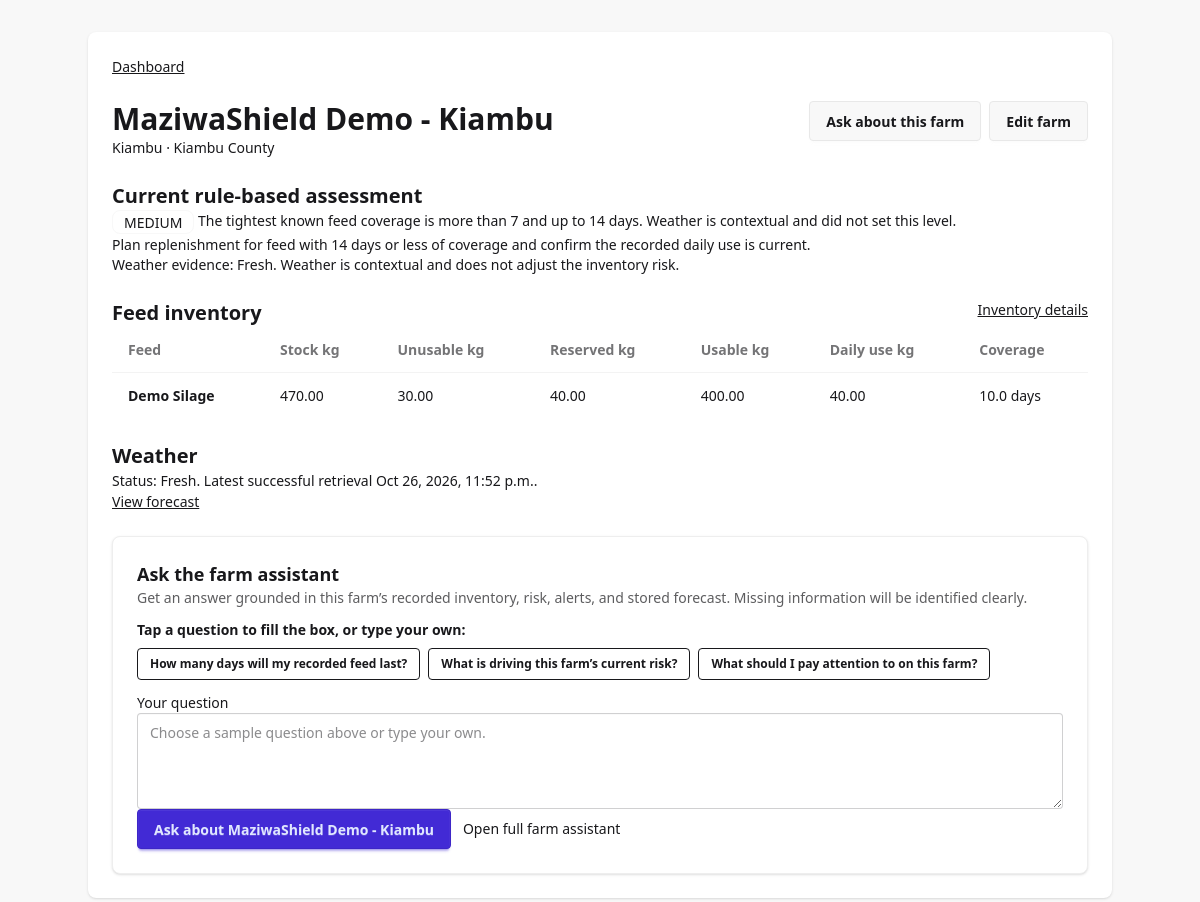
The app's page /farms/3/ (signed in), older data.
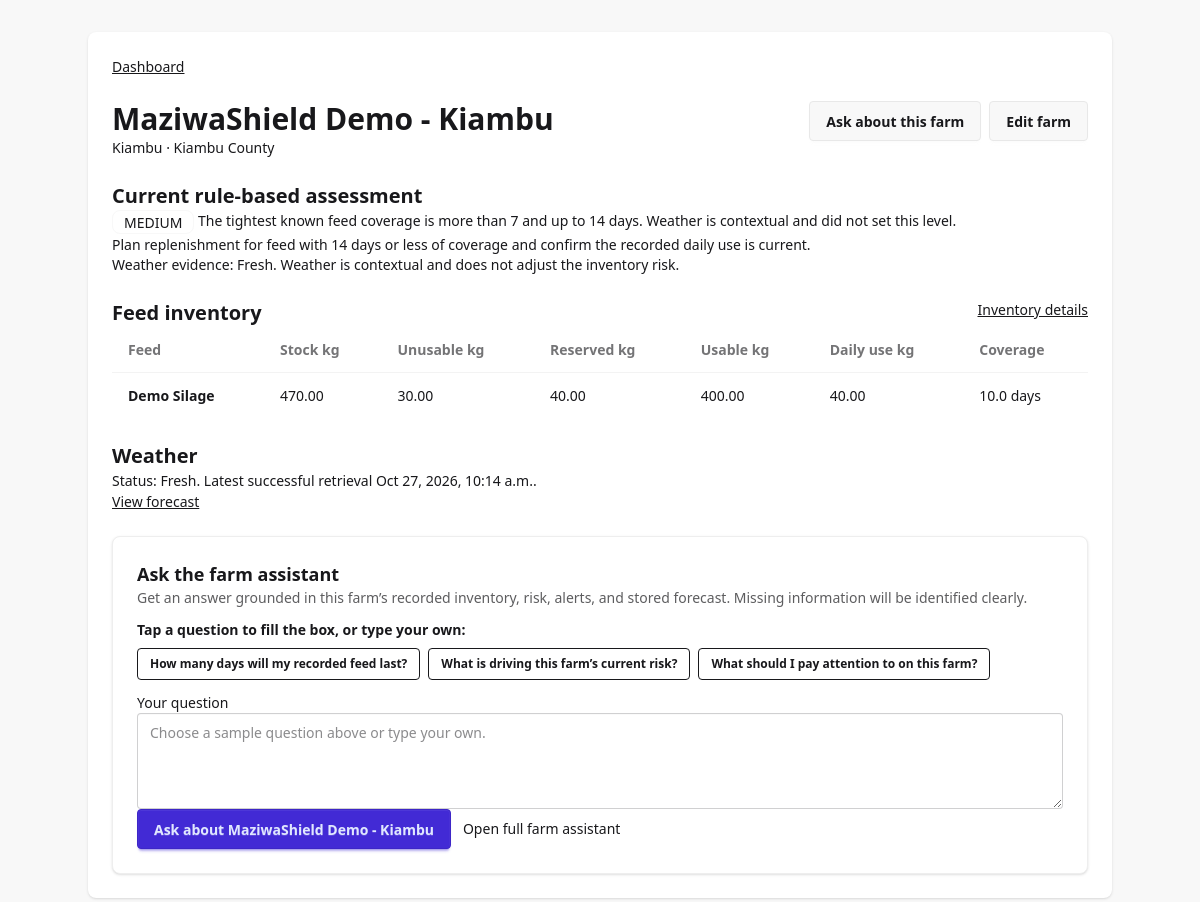
The same page, newer data.
### weather/models.py (models this page shows, shortened)
class WeatherForecastRun(models.Model):
    class Source(models.TextChoices):
        OPEN_METEO = "open_meteo", "Open-Meteo"
    class Status(models.TextChoices):
        SUCCESS = "SUCCESS", "Success"
        PARTIAL = "PARTIAL", "Partial"
        FAILED = "FAILED", "Failed"
    farm = models.ForeignKey(
        "farms.Farm",
        on_delete=models.CASCADE,
        related_name="weather_forecast_runs",
    )
    source = models.CharField(max_length=100, choices=Source.choices)
    fetched_at = models.DateTimeField(default=timezone.now)
    requested_latitude = models.DecimalField(
        max_digits=9,
        decimal_places=6,
        null=True,
        blank=True,
    )
    requested_longitude = models.DecimalField(
        max_digits=9,
        decimal_places=6,
        null=True,
        blank=True,
    )
    provider_timezone = models.CharField(max_length=100, null=True, blank=True)
    status = models.CharField(max_length=10, choices=Status.choices)
    error_summary = models.CharField(max_length=255, null=True, blank=True)
    created_at = models.DateTimeField(auto_now_add=True)
    class Meta:
        ordering = ["-fetched_at", "-pk"]
        indexes = [
            models.Index(fields=["farm", "-fetched_at"], name="weather_run_farm_time_idx"),
            models.Index(
                fields=["farm", "status", "-fetched_at"],
                name="weather_run_usable_idx",
            ),
        ]

### core/views.py (the view)
# urls.py: path('farms/<int:farm_id>/', views.farm_detail, name="farm_detail"),
@login_required
def farm_detail(request, farm_id):
  from django.shortcuts import get_object_or_404
  from weather.services.forecasts import forecast_freshness, last_successful_retrieval
  from weather.views import _farm_local_today
  farm = get_object_or_404(Farm, pk=farm_id, owner=request.user)
  result = evaluate_farm_risk(farm, persist=False)
  today = _farm_local_today()
  return render(request, "farms/farm_detail.html", {
    "farm": farm, "risk": result, "inventory": farm.inventory.select_related("feed_type"),
    "weather": forecast_freshness(farm, today), "last_retrieval": last_successful_retrieval(farm),
  })

### farms/models.py (called while the page is built)
    @property
    def usable_stock_kg(self):
        return (
            self.stock_kg
            - self.unusable_kg
            - self.reserved_kg
        )

    @property
    def coverage_days(self):
        if self.daily_consumption_kg is None or self.daily_consumption_kg <= 0:
            return None
        return self.usable_stock_kg / self.daily_consumption_kg

### monitoring/services/risk.py (called while the page is built)
def _threshold(name, default):
    try:
        value = Decimal(str(getattr(settings, name, default)))
    except (InvalidOperation, TypeError, ValueError):
        return default
    if not value.is_finite() or value <= 0:
        return default
    return value

def _inventory_risk(coverage, high_days, medium_days):
    if coverage is None:
        return "UNKNOWN"
    if coverage <= high_days:
        return "HIGH"
    if coverage <= medium_days:
        return "MEDIUM"
    return "LOW"

def _farm_date(now):
    zone_name = getattr(settings, "WEATHER_PROVIDER_TIMEZONE", "Africa/Nairobi")
    try:
        zone = ZoneInfo(zone_name)
        return now.astimezone(zone).date()
    except (ZoneInfoNotFoundError, ValueError):
        return timezone.localdate(now)

### templates/farms/farm_detail.html
{% extends 'base.html' %}{% block title %}{{ farm.name }} | MaziwaShield{% endblock %}{% block content %}
<main class="min-h-screen bg-base-200 p-4 sm:p-8"><article class="card mx-auto max-w-5xl bg-base-100 shadow"><div class="card-body space-y-4"><a class="link w-fit" href="{% url 'core:dashboard' %}">Dashboard</a><div class="flex flex-wrap justify-between gap-3"><div><h1 class="text-3xl font-bold">{{ farm.name }}</h1><p>{% if farm.county %}{{ farm.county }} · {% endif %}{{ farm.location }}</p></div><div class="flex gap-2"><a class="btn" href="{% url 'assistantAnalytics:ask' %}?farm={{ farm.id }}">Ask about this farm</a><a class="btn" href="{% url 'core:farm_edit' farm.id %}">Edit farm</a></div></div><section><h2 class="text-xl font-semibold">Current rule-based assessment</h2><p><span class="badge">{{ risk.risk_level }}</span> {{ risk.explanation }}</p><p>{{ risk.recommended_action }}</p><p class="text-sm">Weather evidence: {{ risk.weather.status|title }}. Weather is contextual and does not adjust the inventory risk.</p></section><section><div class="flex justify-between"><h2 class="text-xl font-semibold">Feed inventory</h2><a class="link" href="{% url 'core:inventory_list' farm.id %}">Inventory details</a></div>{% if inventory %}<div class="overflow-x-auto"><table class="table table-zebra"><thead><tr><th>Feed</th><th>Stock kg</th><th>Unusable kg</th><th>Reserved kg</th><th>Usable kg</th><th>Daily use kg</th><th>Coverage</th></tr></thead><tbody>{% for item in inventory %}<tr><th>{{ item.feed_type.name }}</th><td>{{ item.stock_kg }}</td><td>{{ item.unusable_kg }}</td><td>{{ item.reserved_kg }}</td><td>{{ item.usable_stock_kg }}</td><td>{{ item.daily_consumption_kg }}</td><td>{% if item.coverage_days is not None %}{{ item.coverage_days|floatformat:1 }} days{% else %}Unknown{% endif %}</td></tr>{% endfor %}</tbody></table></div>{% else %}<div role="alert" class="alert alert-info">No feed inventory has been recorded.</div>{% endif %}</section><section><h2 class="text-xl font-semibold">Weather</h2><p>Status: {{ weather.status|title }}. {% if last_retrieval %}Latest successful retrieval {{ last_retrieval.fetched_at|date:'M j, Y, P' }}.{% else %}No successful retrieval is available.{% endif %}</p><a class="link" href="{% url 'weather:farm_forecast' farm.id %}">View forecast</a></section><div>{% include 'assistantAnalytics/_farm_question_prompt.html' with farm=farm question_one='How many days will my recorded feed last?' question_two='What is driving this farm’s current risk?' starter_question='What should I pay attention to on this farm?' %}</div></div></article></main>{% endblock %}

Row changes from the older to the newer data that the page shows:
no longer on this page (row unchanged): WeatherForecastRun: fetched_at "Oct 26, 2026, 11:52 p.m."
added WeatherForecastRun: fetched_at "Oct 27, 2026, 10:14 a.m."
